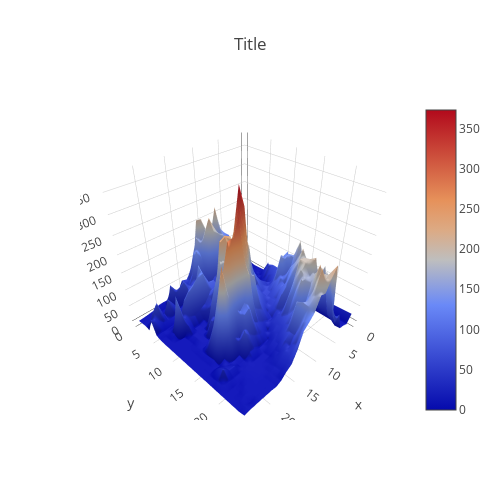

The code cell stored with this chart in its notebook:
### Markdown cell above
# 3D-Plot

### Code cell
import plotly.graph_objects as go
import pandas as pd

z_data = pd.read_csv('https://raw.githubusercontent.com/plotly/datasets/master/api_docs/mt_bruno_elevation.csv')

fig = go.Figure(
    data=go.Surface(z=z_data.values),
)

fig.update_layout(title='Title', width=500, height=500, template='none')

fig.show()
fig.write_image('plotly_plots/3d.pdf')

### Figure 1 — Plotly figure (JSON) as saved in the notebook; plotly's stock layout.template omitted (floating-point values rounded to 4 significant figures; data arrays with more than 128 entries replaced by an {"elided": "..."} marker saying what was removed)
{"data": [{"type": "surface", "z": {"elided": "25x25 float values"}}], "layout": {"height": 500, "scene": {"aspectmode": "auto", "aspectratio": {"x": 1, "y": 1, "z": 1}}, "title": {"text": "Title"}, "width": 500}}
